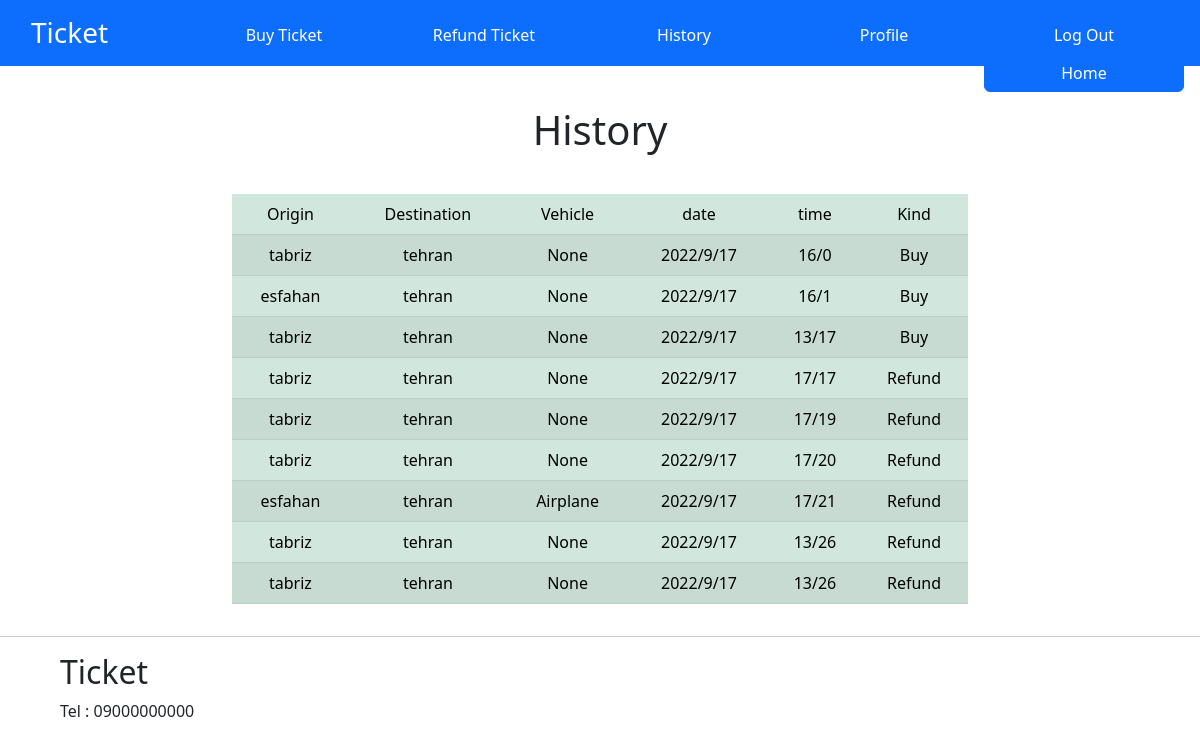
Screenshot of /history (signed in) with the database file from the repository.
### tables this page shows
CREATE TABLE buy(id INTEGER NOT NULL, year INTEGER, month INTEGER, day INTEGER, hour INTEGER, minute INTEGER, origin TEXT NOT NULL, destination TEXT NOT NULL, vehicle TEXT, exist BOOL, FOREIGN KEY(id) REFERENCES users(id));

CREATE TABLE refund(id INTEGER NOT NULL, year INTEGER, month INTEGER, day INTEGER, hour INTEGER, minute INTEGER, origin TEXT NOT NULL, destination TEXT NOT NULL, vehicle TEXT, FOREIGN KEY(id) REFERENCES users(id));

### app.py (the view)
@app.route("/history")
@login_required
def history():
    history_list = []
    buy = db.execute("SELECT year, month, day, hour, minute, vehicle, origin, destination FROM buy WHERE id = ? ORDER BY minute, hour, day, month, year DESC", session["user_id"])
    refund = db.execute("SELECT year, month, day, hour, minute, vehicle, origin, destination FROM refund  WHERE id = ? ORDER BY minute, hour, day, month, year DESC", session["user_id"])
    for temp in buy:
        history_dict = {}
        history_dict["origin"] = temp["origin"]
        history_dict["destination"] = temp["destination"]
        history_dict["vehicle"] = temp["vehicle"]
        history_dict["year"] = temp["year"]
        history_dict["month"] = temp["month"]
        history_dict["day"] = temp["day"]
        history_dict["hour"] = temp["hour"]
        history_dict["minute"] = temp["minute"]
        history_dict["kind"] = "Buy"
        history_list.append(history_dict)
    for temp in refund:
        history_dict = {}
        history_dict["origin"] = temp["origin"]
        history_dict["destination"] = temp["destination"]
        history_dict["vehicle"] = temp["vehicle"]
        history_dict["year"] = temp["year"]
        history_dict["month"] = temp["month"]
        history_dict["day"] = temp["day"]
        history_dict["hour"] = temp["hour"]
        history_dict["minute"] = temp["minute"]
        history_dict["kind"] = "Refund"
        history_list.append(history_dict)
    return render_template("history.html", history=history_list)

### app.py (called while the page is built)
@app.after_request
def after_request(response):
    response.headers["Cache-Control"] = "no-cache, no-store, must-revalidate"
    response.headers["Expires"] = 0
    response.headers["Pragma"] = "no-cache"
    return response

### helpers.py (called while the page is built)
def login_required(f):
    @wraps(f)
    def decorated_function(*args, **kwargs):
        if session.get("user_id") is None:
            return redirect("/login")
        return f(*args, **kwargs)
    return decorated_function

### templates/history.html (shortened to what this page needs)
{% extends "layout.html" %}
{% block main %}
    <div class="container text-center">
        <h1 id="login_head">History</h1>
        <div class="row align-items-center">
            <div class="col-8">
                <table class="table table-success table-striped">
                    <thead>
                        <tr>
                            <td>Origin</td>
                            <td>Destination</td>
                            <td>Vehicle</td>
                            <td>date</td>
                            <td>time</td>
                            <td>Kind</td>
                        </tr>
                    </thead>
                    <tbody>
                        {% for temp in history %}
                            <tr>
                                <td>{{ temp["origin"] }}</td>
                                <td>{{ temp["destination"] }}</td>
                                <td>{{ temp["vehicle"] }}</td>
                                <td>{{ temp["year"] }}/{{ temp["month"] }}/{{ temp["day"] }}</td>
                                <td>{{ temp["hour"] }}/{{ temp["minute"] }}</td>
                                <td>{{ temp["kind"] }}</td>
                            </tr>
                        {% endfor %}
                    </tbody>
                </table>
            </div>
          </div>
    </div>
{% endblock %}

### static/style.css (style rules this page uses)
#login_head { margin-top: 40px; margin-bottom: 40px; }

### rows the page displays
buy: origin "tabriz", destination "tehran", vehicle "None", year "2022", month "9", day "17", hour "16", minute "0", kind "Buy"
buy: origin "esfahan", destination "tehran", vehicle "None", year "2022", month "9", day "17", hour "16", minute "1", kind "Buy"
buy: origin "tabriz", destination "tehran", vehicle "None", year "2022", month "9", day "17", hour "13", minute "17", kind "Buy"
refund: origin "tabriz", destination "tehran", vehicle "None", year "2022", month "9", day "17", hour "17", minute "17", kind "Refund"
refund: origin "tabriz", destination "tehran", vehicle "None", year "2022", month "9", day "17", hour "17", minute "19", kind "Refund"
refund: origin "tabriz", destination "tehran", vehicle "None", year "2022", month "9", day "17", hour "17", minute "20", kind "Refund"
refund: origin "esfahan", destination "tehran", vehicle "Airplane", year "2022", month "9", day "17", hour "17", minute "21", kind "Refund"
refund: origin "tabriz", destination "tehran", vehicle "None", year "2022", month "9", day "17", hour "13", minute "26", kind "Refund"
refund: origin "tabriz", destination "tehran", vehicle "None", year "2022", month "9", day "17", hour "13", minute "26", kind "Refund"
